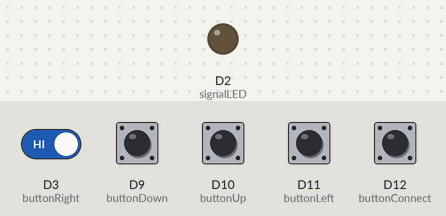
A sketch run on a simulated Arduino MKR. Shown: output pins drawn as LEDs (lit = HIGH). Inputs (shaded band) come from the test bench; at power-on: D3 (buttonRight), D9 (buttonDown), D10 (buttonUp), D11 (buttonLeft), D12 (buttonConnect) HIGH. WiFi joins after 1.5 s; servers stay silent unless stated; not simulated (calls return 0 or success): arduino_secrets.h; what the sketch prints to the serial monitor is not drawn.

Above: at 12.7 s.
12.8 s: D12 (buttonConnect) pulled LOW for 0.15 s
At 13.9 s:
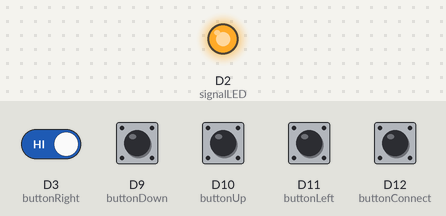
15.9 s: D12 (buttonConnect) pulled LOW for 1 s
At 18.4 s:
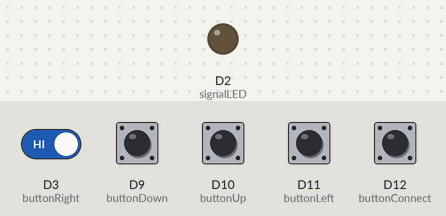
19.1 s: D3 (buttonRight) driven LOW and D12 (buttonConnect) driven LOW
At 19.7 s:
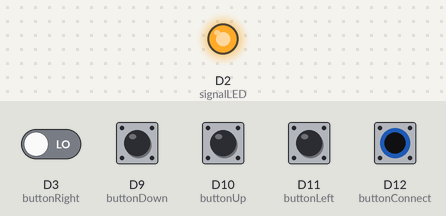
Timing chart, 0 to 22.3 s (numbered marks = the images above; inputs shaded):
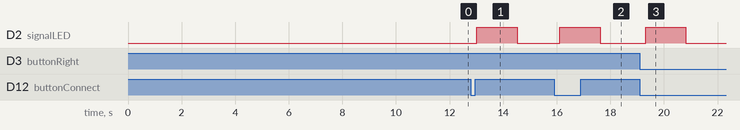

The sketch:

ButtonPushClient.ino
```cpp
//Code adapated from Tom Igoe's BallDropMKR1000JoystickClient.ino file

#include <SPI.h>
#include <WiFiNINA.h>
#include "arduino_secrets.h"

char ssid[] = SECRET_SSID;
char pass[] = SECRET_PASS;

WiFiClient client;
int status = WL_IDLE_STATUS;
IPAddress server(10,23,10,149);

//input pins
const int port = 8080;
const int buttonConnect = 12;
const int buttonLeft = 11;
const int buttonRight = 3;
const int buttonUp = 10;
const int buttonDown = 9;
const int signalLED = 2;

//button states
int buttonConnectState = HIGH;
int buttonLeftState = HIGH;
int buttonRightState = HIGH;
int buttonUpState = HIGH;
int buttonDownState = HIGH;

//intervals for reconnecting
const int sendInterval = 100;
const int debounceInterval = 15;

int prevButtonState = 0;
long lastTimeSent = 0;

void setup() {
  Serial.begin(9600);

  while (status != WL_CONNECTED) {
    Serial.print("Attempting to connect to SSID: ");
    Serial.println(ssid);
    status = WiFi.begin(ssid, pass);
    delay(10000);
  }
  //printWiFiStatus();

  pinMode(buttonConnect, INPUT_PULLUP);
  pinMode(buttonLeft, INPUT_PULLUP);
  pinMode(buttonRight, INPUT_PULLUP);
  pinMode(buttonUp, INPUT_PULLUP);
  pinMode(buttonDown, INPUT_PULLUP);
  pinMode(signalLED, OUTPUT);
}

void loop() {
  char message = 0;
  long now = millis();
  boolean buttonPushed = buttonRead(buttonConnect);
  if (buttonPushed) {
      if (client.connected()) {
        Serial.println("disconnecting");
        client.print("x");
        client.stop();
      }
    else {
      Serial.println("connecting");
      client.connect(server, 8080);
    }
  }

  buttonLeftState = digitalRead(buttonLeft);
  buttonRightState = digitalRead(buttonRight);
  buttonUpState = digitalRead(buttonUp);
  buttonDownState = digitalRead(buttonDown);

  switch (buttonLeftState){
    case LOW:
      message = 'l';
      break;
  }

  switch (buttonRightState){
    case LOW:
      message = 'r';
      break;
  }
  switch (buttonUpState){
    case LOW:
      message = 'u';
      break;
  }

  switch (buttonDownState){
    case LOW:
      message = 'd';
      break;
  }
  //LED Connection
  if (client.connected() && now - lastTimeSent > sendInterval && message!=0){
    client.print(message);
    Serial.print(message);
    lastTimeSent = now;
  }

  digitalWrite(signalLED, client.connected());

  if (client.available()){
    char c = client.read();
    Serial.write(c);
  }
}

boolean buttonRead(int thisButton) {
  boolean result = false;
  int currentState = digitalRead (thisButton);
  if (currentState != prevButtonState && currentState == LOW) {
    result = true;
    }
  delay(debounceInterval);
  prevButtonState = currentState;
  return result;
    }

void printWifiStatus() {
  // print the SSID of the network you're attached to:
  Serial.print("SSID: ");
  Serial.println(WiFi.SSID());

  // print your board's IP address:
  IPAddress ip = WiFi.localIP();
  Serial.print("IP Address: ");
  Serial.println(ip);

  // print the received signal strength:
  long rssi = WiFi.RSSI();
  Serial.print("signal strength (RSSI):");
  Serial.print(rssi);
  Serial.println(" dBm");
}
```

Measured:
- after the input at 12.8 s, D2 (signalLED): LOW → HIGH after 0.22 s, → LOW 1.5 s later
- after the input at 15.9 s, D2 (signalLED): LOW → HIGH after 0.22 s, → LOW 1.5 s later
- after the input at 19.1 s, D2 (signalLED): LOW → HIGH after 0.22 s, → LOW 1.5 s later
